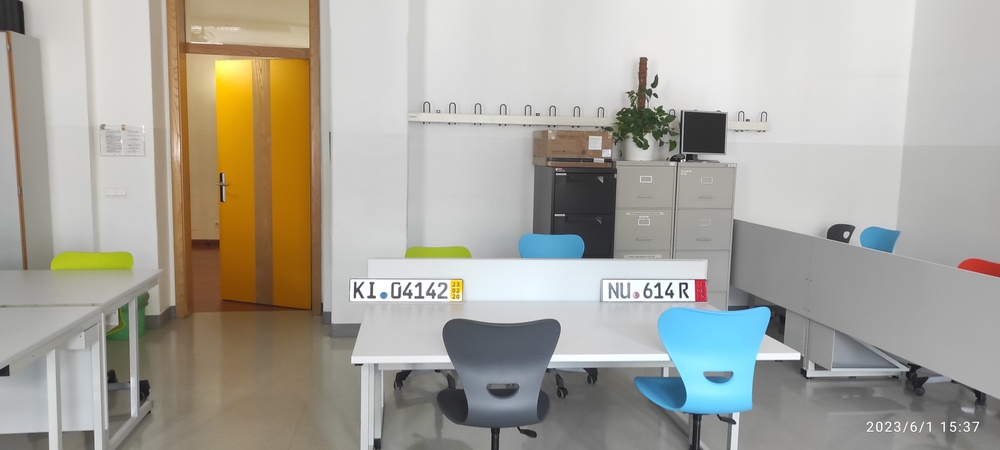
#> input picture plate2.jpg, 1000 x 450 px, shrunk from 4640 x 2088 before the run, found by its file name
$ python licence_plate.py
#> lines starting #> are read from the running program, lines starting #| are printed output that depends on the picture; after the words box and inside, x2 and y2 are one past the last pixel; in counts of white or black regions, pixels touching at a corner belong together
import cv2
import pytesseract
import os
import re

from PIL import Image

#fw 01.06.2023
#

#sudo apt install imagemagick

#fw 01.06.2023 - 17:00
# area = w * h
#area selbst berechnet! besser sonst hat area
# mit  area = cv2.contourArea ( contour ) NICHT gepasst!

#so gehts irgendwie fast
#. area:  55544 aspect:  4.943396226415095 w:  524 H: 106
#K104142

def replace_chars(in_text):
    """
    Replaces all characters instead of numbers from 'text'.

    :param text: Text string to be filtered
    :return: Resulting number
    """
    #list_of_numbers = re.findall(r'\d+', text)
    #[A-Z0-9]
    #only capitals and numbers
    list_of_chars_numbers = re.findall(r'[A-Z0-9]+', in_text)

    #print (list_of_chars_numbers)

    result_chars = ''.join(list_of_chars_numbers)
    #print (result_chars)

    return result_chars


# Load the image
#plate1_klein = "NU 614R"
#plate2_klein = "KI 04142"

#alternative plate2.jpg
img = cv2 . imread ('/home/wfo/Python/plate2.jpg' )
#> img is the input picture: shape (450, 1000, 3); mean B, G, R 157.6, 166.7, 169.5

gray = cv2.cvtColor (img,cv2.COLOR_BGR2GRAY)
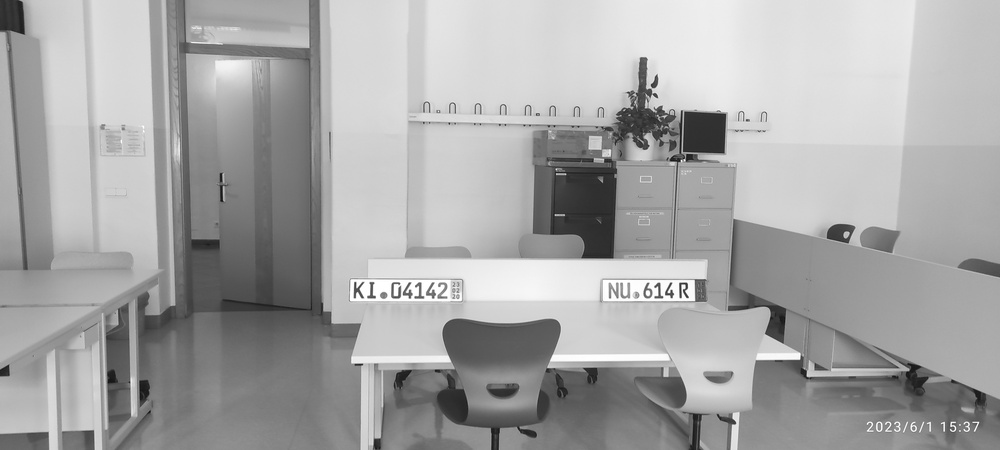
#> gray: shape (450, 1000); min 14, max 255, mean 166.5

#ok das geht! zeigt grayscale Bild
#cv2.imshow('grey1',gray)
#cv2.waitKey(0)

blurred = cv2.GaussianBlur ( gray , ( 5 , 5 ) , 0 )

#Pixels with gradient values below threshold1 are discarded, whereas pixels with gradient values above threshold2
#are considered as edges. Pixels with gradient values between these two thresholds are considered as edges
#only if they are connected to pixels with gradient values above threshold2.
#original 50,150

edges = cv2.Canny ( blurred , 40 , 150 )
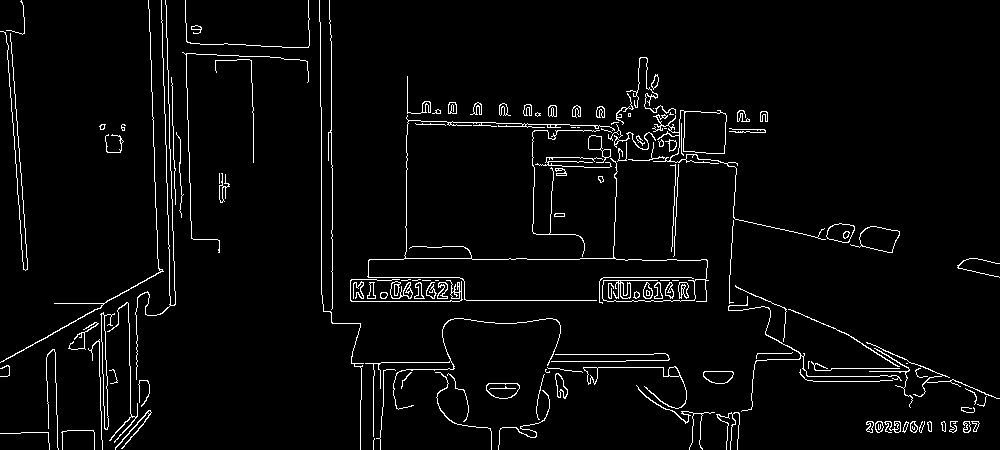
#> edges: shape (450, 1000); 3.6% white in thin lines or dots
#cv2.imshow('edges',edges)
#cv2.waitKey(0)


#ok das geht! zeigt Konturen sw
contours , hierarchy = cv2.findContours ( edges , cv2.RETR_TREE, cv2.CHAIN_APPROX_SIMPLE)
#> contours = 219 contours, 107 with area under 20; largest, box (x1, y1, x2, y2) and area: (628, 110, 826, 240) 1758, (683, 111, 727, 154) 1668, (850, 226, 900, 253) 752, (859, 226, 900, 253) 740, (100, 312, 115, 430) 412

for contour in contours:
    x=0
    y=0
    w=0
    h=0
    x , y , w, h = cv2.boundingRect ( contour )
    aspectratio = w / h
    area = cv2.contourArea ( contour )
    area = w * h
    #original area > 1000 < 5000
    #print ('.','area: ',area, 'aspect: ',aspectratio,'w: ',w,'H:',h)
    #if (aspectratio > 3 and aspectratio < 8)  and (area > 200 and area < 600):
    #ok bei erstem Foto mit area > 25000 aspectratio > 4
    #ok bei 2 Kenntafeln .. aber KI O4142 macht Probleme mit O bzw 0 ratio 1.5 area 500
    if (aspectratio > 4.0 and area > 30000.0):
        #cv2.imshow('edges', edges)
        #cv2.waitKey(0)
        #print (x,y,w,h, x+w,y+h, 'area: ',area)
        # This contouris likely to be a licenseplate
        #cv2.rectangle ( img , ( x , y ) , ( x + w, y + h ) , ( 255 , 255 , 0 ) , 4 )
        cv2.rectangle ( img , (0 , x ) , ( 200, 100 ) , ( 255 , 255 , 0 ) , 4 )
        plate_img = img [ y : y+h , x : x+w]

        # Apply thresholding to the license plate image
        plate_gray = cv2.cvtColor(plate_img, cv2.COLOR_BGR2GRAY)


        #aber es geht jetzt plötzlich 17:30
        #versuch äußeren Rand weglassen, damit nur Buchstaben usw. bleiben x+2 y+2 .. und -
        #18:00
        #18:04 ... cv2.rectangle brauchts gar nicht!!!
        #cv2.rectangle ( plate_gray , ( x , y ) , ( x + w, y + h ) , ( 255 , 255 , 0 ) , 2 )

        #test 1 statt 0 127, dann 100, ok mit 100 ist sw Kenntafel Buchstabe definierter
        #Pixel values below this threshold are converted to 0 (black),
        #whereas pixel values above this threshold are converted to max_value (white)
        #0,255 original
        ret,plate_thresh = cv2.threshold(plate_gray, 100, 255, cv2.THRESH_BINARY + cv2.THRESH_OTSU)

        cv2.imshow('pl thresh', plate_thresh)
        cv2.waitKey(0)

        #file schreiben
        #filename = "{}.png".format(os.getpid())
        #cv2.imwrite(filename, plate_gray)
        #cv2.imwrite(filename, plate_thresh)

        #text = pytesseract.image_to_string('9033.png', config='--psm 11')

        #7 geht schon besser z.B. K104142 K 1.04142 # oder NU614R | NU, 614 R ‘
        #1 kennt KI nicht...
        #6 geht auch
        text = pytesseract.image_to_string(plate_thresh, config='--psm 6')
        #--psm 1: Automatic page segmentation with OSD and OCR.
        #-psm 7: Treat the image as a single text line.
        #--psm 8: Treat the image as a single word.
        #--psm 9: Treat the image as a single word in a circle.
        #--psm 10: Treat the image as a single character.
        #--psm 11: Sparse text. Find as much text as possible in no particular order.

        print (replace_chars(text),text)
        #cv2.imshow('rechteck', plate_gray)
        #cv2.waitKey(0)

        #testbild
        edges = cv2.Canny ( blurred , 40 , 150 )
#> this loop made 219 passes
#> (x, y, w, h, aspectratio) on passes 1 to 3: (373, 438, 2, 12, 0.167), (0, 432, 50, 18, 2.78), (61, 430, 34, 20, 1.7)
        #cv2.imshow('edges',edges)
        #cv2.waitKey(0)

# Recognize the text on the license plate using Tesseract OCR
#text = pytesseract.image_to_string(plate_thresh, config='--psm 10')
